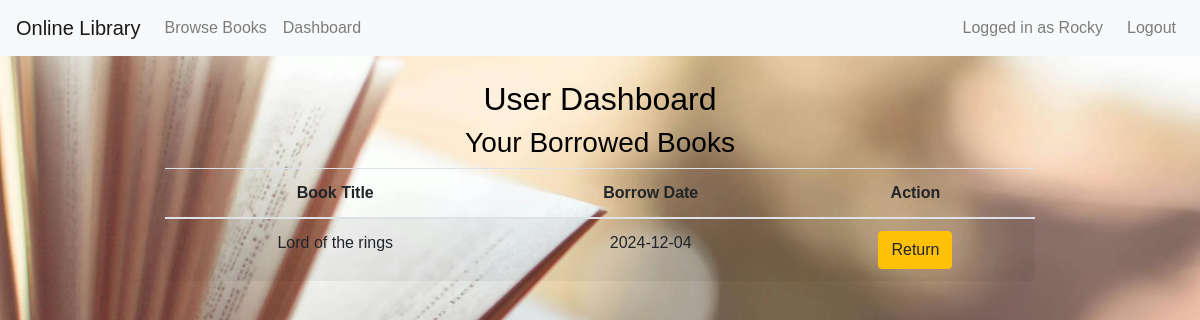
Screenshot of /user (signed in) with the database file from the repository.
### models.py (models this page shows)
class User(UserMixin, db.Model):
    id = db.Column(db.Integer, primary_key=True)
    username = db.Column(db.String(150), unique=True, nullable=False)
    password = db.Column(db.String(150), nullable=False)  # Hashed password
    role = db.Column(db.String(10), default='user')  # 'admin' or 'user'
    borrows = db.relationship('Borrow', backref='user', lazy=True)

class Borrow(db.Model):
    id = db.Column(db.Integer, primary_key=True)
    user_id = db.Column(db.Integer, db.ForeignKey('user.id'))
    book_id = db.Column(db.Integer, db.ForeignKey('book.id'))
    borrow_date = db.Column(db.DateTime, default=datetime.utcnow)
    return_date = db.Column(db.DateTime, nullable=True)

class Book(db.Model):
    id = db.Column(db.Integer, primary_key=True)
    title = db.Column(db.String(200), nullable=False)
    author = db.Column(db.String(200), nullable=False)
    available = db.Column(db.Boolean, default=True)
    borrows = db.relationship('Borrow', backref='book', lazy=True)

### app.py (the view)
@app.route('/user')
@login_required
def user_dashboard():
    borrows = Borrow.query.filter_by(user_id=current_user.id, return_date=None).all()
    return render_template('user_dashboard.html', borrows=borrows)

### app.py (called while the page is built)
@login_manager.user_loader
def load_user(user_id):
    return User.query.get(int(user_id))

### templates/user_dashboard.html
{% extends "base.html" %}
{% block content %}
<h2>User Dashboard</h2>
<h3>Your Borrowed Books</h3>
{% if borrows %}
    <table class="table table-striped">
        <thead>
            <tr>
                <th>Book Title</th>
                <th>Borrow Date</th>
                <th>Action</th>
            </tr>
        </thead>
        <tbody>
            {% for borrow in borrows %}
            <tr>
                <td>{{ borrow.book.title }}</td>
                <td>{{ borrow.borrow_date.strftime('%Y-%m-%d') }}</td>
                <td>
                    <a href="{{ url_for('return_book', borrow_id=borrow.id) }}" class="btn btn-warning">Return</a>
                </td>
            </tr>
            {% endfor %}
        </tbody>
    </table>
{% else %}
    <p>You have not borrowed any books.</p>
{% endif %}
{% endblock %}

### templates/base.html (shortened to what this page needs)
<!DOCTYPE html>
<html lang="en">
<head>
    <link rel="stylesheet" href="https://stackpath.bootstrapcdn.com/bootstrap/4.5.0/css/bootstrap.min.css">
    <link rel="stylesheet" href="{{ url_for('static', filename='styles.css') }}">
</head>
<body>
    <nav class="navbar navbar-expand-lg navbar-light bg-light">
        <a class="navbar-brand" href="{{ url_for('index') }}">Online Library</a>
        <div class="collapse navbar-collapse">
            <ul class="navbar-nav mr-auto">
                {% if current_user.is_authenticated %}
                    <li class="nav-item">
                        <a class="nav-link" href="{{ url_for('browse_books') }}">Browse Books</a>
                    </li>
                    <li class="nav-item">
                        <a class="nav-link" href="{{ url_for('dashboard') }}">Dashboard</a>
                    </li>
                {% endif %}
            </ul>
            <ul class="navbar-nav ml-auto">
                {% if current_user.is_authenticated %}
                    <li class="nav-item">
                        <span class="navbar-text mr-3">
                            Logged in as {{ current_user.username }}
                        </span>
                    </li>
                    <li class="nav-item">
                        <a class="nav-link" href="{{ url_for('logout') }}">Logout</a>
                    </li>
                {% endif %}
            </ul>
        </div>
    </nav>
    <div class="container mt-4">
        {% block content %}{% endblock %}
    </div>
</body>
</html>

### static/styles.css (style rules this page uses)
body { margin: 0; font-family: Garamond, sans-serif; color: black; background: url("pexels-photo-46274.jpg"); background-size: cover; }
.container { width: 90%; max-width: 900px; margin: 30px auto; text-align: center; }

### rows the page displays
User: username "Rocky"
Borrow: book "Lord of the rings", borrow_date "2024-12-04"
